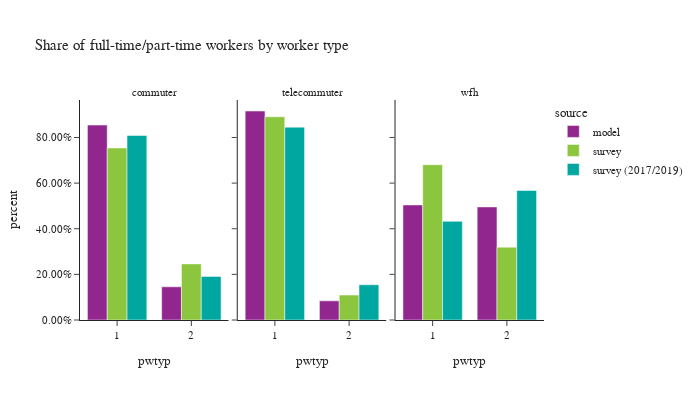

Notebook cell for this chart:
### Code cell
# worker counts by worker type
df_worker_count = workers.groupby(['source','worker_type','pwtyp'])['pdexpfac']. \
    sum().reset_index()
df_worker_count['percent'] = df_worker_count.groupby(['source','worker_type'], group_keys=False)['pdexpfac']. \
    apply(lambda x: x / float(x.sum()))

df_worker_count_ct = workers.groupby(['source','worker_type','pwtyp'])['pdexpfac'].count().reset_index(). \
    rename(columns={'pdexpfac':'sample count'})
df_worker_count = df_worker_count.merge(df_worker_count_ct, on=['source','worker_type','pwtyp']). \
    rename(columns={'pdexpfac':'total count'})

fig = px.bar(df_worker_count.sort_values(by=['source']), x='pwtyp', y="percent",
             facet_col="worker_type",color="source",hover_data=['sample count','total count'],
             barmode="group",
             title="Share of full-time/part-time workers by worker type")
fig.for_each_annotation(lambda a: a.update(text = a.text.split("=")[-1]))
fig.update_layout(height=400, width=700, font=dict(size=11),
                  yaxis_tickformat = '.2%')
fig.show()

### Figure 1 — Plotly figure (JSON) as saved in the notebook; plotly's stock layout.template omitted (floating-point values rounded to 4 significant figures)
{"data": [{"alignmentgroup": "True", "customdata": [[1378000.0, 1378000.0], [234700.0, 234700.0]], "hovertemplate": "source=model<br>worker_type=commuter<br>pwtyp=%{x}<br>percent=%{y}<br>sample count=%{customdata[0]}<br>total count=%{customdata[1]}<extra></extra>", "legendgroup": "model", "marker": {"color": "#91268F", "pattern": {"shape": ""}}, "name": "model", "offsetgroup": "model", "orientation": "v", "showlegend": true, "textposition": "auto", "type": "bar", "x": [1, 2], "xaxis": "x", "y": [0.8544, 0.1456], "yaxis": "y"}, {"alignmentgroup": "True", "customdata": [[263100.0, 263100.0], [24100.0, 24100.0]], "hovertemplate": "source=model<br>worker_type=telecommuter<br>pwtyp=%{x}<br>percent=%{y}<br>sample count=%{customdata[0]}<br>total count=%{customdata[1]}<extra></extra>", "legendgroup": "model", "marker": {"color": "#91268F", "pattern": {"shape": ""}}, "name": "model", "offsetgroup": "model", "orientation": "v", "showlegend": false, "textposition": "auto", "type": "bar", "x": [1, 2], "xaxis": "x2", "y": [0.9161, 0.08393], "yaxis": "y2"}, {"alignmentgroup": "True", "customdata": [[192500.0, 192500.0], [189100.0, 189100.0]], "hovertemplate": "source=model<br>worker_type=wfh<br>pwtyp=%{x}<br>percent=%{y}<br>sample count=%{customdata[0]}<br>total count=%{customdata[1]}<extra></extra>", "legendgroup": "model", "marker": {"color": "#91268F", "pattern": {"shape": ""}}, "name": "model", "offsetgroup": "model", "orientation": "v", "showlegend": false, "textposition": "auto", "type": "bar", "x": [1, 2], "xaxis": "x3", "y": [0.5044, 0.4956], "yaxis": "y3"}, {"alignmentgroup": "True", "customdata": [[450.0, 377700.0], [1640.0, 1158000.0]], "hovertemplate": "source=survey<br>worker_type=commuter<br>pwtyp=%{x}<br>percent=%{y}<br>sample count=%{customdata[0]}<br>total count=%{customdata[1]}<extra></extra>", "legendgroup": "survey", "marker": {"color": "#8CC63E", "pattern": {"shape": ""}}, "name": "survey", "offsetgroup": "survey", "orientation": "v", "showlegend": true, "textposition": "auto", "type": "bar", "x": [2, 1], "xaxis": "x", "y": [0.246, 0.754], "yaxis": "y"}, {"alignmentgroup": "True", "customdata": [[90.0, 25710.0], [671.0, 209600.0]], "hovertemplate": "source=survey<br>worker_type=telecommuter<br>pwtyp=%{x}<br>percent=%{y}<br>sample count=%{customdata[0]}<br>total count=%{customdata[1]}<extra></extra>", "legendgroup": "survey", "marker": {"color": "#8CC63E", "pattern": {"shape": ""}}, "name": "survey", "offsetgroup": "survey", "orientation": "v", "showlegend": false, "textposition": "auto", "type": "bar", "x": [2, 1], "xaxis": "x2", "y": [0.1093, 0.8907], "yaxis": "y2"}, {"alignmentgroup": "True", "customdata": [[150.0, 80410.0], [600.0, 171400.0]], "hovertemplate": "source=survey<br>worker_type=wfh<br>pwtyp=%{x}<br>percent=%{y}<br>sample count=%{customdata[0]}<br>total count=%{customdata[1]}<extra></extra>", "legendgroup": "survey", "marker": {"color": "#8CC63E", "pattern": {"shape": ""}}, "name": "survey", "offsetgroup": "survey", "orientation": "v", "showlegend": false, "textposition": "auto", "type": "bar", "x": [2, 1], "xaxis": "x3", "y": [0.3193, 0.6807], "yaxis": "y3"}, {"alignmentgroup": "True", "customdata": [[5048.0, 1125000.0], [927.0, 266000.0]], "hovertemplate": "source=survey (2017/2019)<br>worker_type=commuter<br>pwtyp=%{x}<br>percent=%{y}<br>sample count=%{customdata[0]}<br>total count=%{customdata[1]}<extra></extra>", "legendgroup": "survey (2017/2019)", "marker": {"color": "#00A7A0", "pattern": {"shape": ""}}, "name": "survey (2017/2019)", "offsetgroup": "survey (2017/2019)", "orientation": "v", "showlegend": true, "textposition": "auto", "type": "bar", "x": [1, 2], "xaxis": "x", "y": [0.8088, 0.1912], "yaxis": "y"}, {"alignmentgroup": "True", "customdata": [[382.0, 122700.0], [101.0, 22450.0]], "hovertemplate": "source=survey (2017/2019)<br>worker_type=telecommuter<br>pwtyp=%{x}<br>percent=%{y}<br>sample count=%{customdata[0]}<br>total count=%{customdata[1]}<extra></extra>", "legendgroup": "survey (2017/2019)", "marker": {"color": "#00A7A0", "pattern": {"shape": ""}}, "name": "survey (2017/2019)", "offsetgroup": "survey (2017/2019)", "orientation": "v", "showlegend": false, "textposition": "auto", "type": "bar", "x": [1, 2], "xaxis": "x2", "y": [0.8453, 0.1547], "yaxis": "y2"}, {"alignmentgroup": "True", "customdata": [[297.0, 39840.0], [271.0, 52290.0]], "hovertemplate": "source=survey (2017/2019)<br>worker_type=wfh<br>pwtyp=%{x}<br>percent=%{y}<br>sample count=%{customdata[0]}<br>total count=%{customdata[1]}<extra></extra>", "legendgroup": "survey (2017/2019)", "marker": {"color": "#00A7A0", "pattern": {"shape": ""}}, "name": "survey (2017/2019)", "offsetgroup": "survey (2017/2019)", "orientation": "v", "showlegend": false, "textposition": "auto", "type": "bar", "x": [1, 2], "xaxis": "x3", "y": [0.4324, 0.5676], "yaxis": "y3"}], "layout": {"annotations": [{"font": {}, "showarrow": false, "text": "commuter", "x": 0.16, "xanchor": "center", "xref": "paper", "y": 1.0, "yanchor": "bottom", "yref": "paper"}, {"font": {}, "showarrow": false, "text": "telecommuter", "x": 0.5, "xanchor": "center", "xref": "paper", "y": 1.0, "yanchor": "bottom", "yref": "paper"}, {"font": {}, "showarrow": false, "text": "wfh", "x": 0.84, "xanchor": "center", "xref": "paper", "y": 1.0, "yanchor": "bottom", "yref": "paper"}], "barmode": "group", "font": {"size": 11}, "height": 400, "legend": {"title": {"text": "source"}, "tracegroupgap": 0}, "title": {"text": "Share of full-time/part-time workers by worker type"}, "width": 700, "xaxis": {"anchor": "y", "domain": [0.0, 0.32], "title": {"text": "pwtyp"}}, "xaxis2": {"anchor": "y2", "domain": [0.34, 0.66], "matches": "x", "title": {"text": "pwtyp"}}, "xaxis3": {"anchor": "y3", "domain": [0.68, 1.0], "matches": "x", "title": {"text": "pwtyp"}}, "yaxis": {"anchor": "x", "domain": [0.0, 1.0], "tickformat": ".2%", "title": {"text": "percent"}}, "yaxis2": {"anchor": "x2", "domain": [0.0, 1.0], "matches": "y", "showticklabels": false}, "yaxis3": {"anchor": "x3", "domain": [0.0, 1.0], "matches": "y", "showticklabels": false}}}
